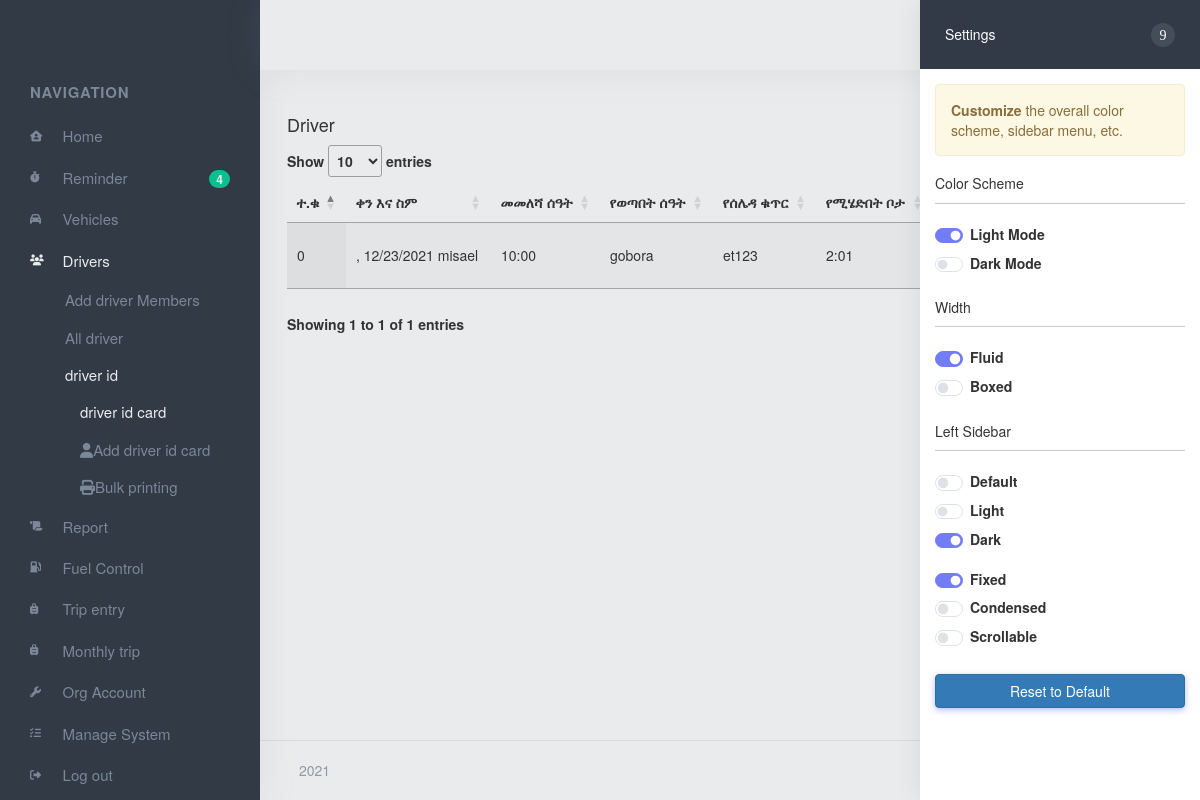
The app's page /driverid/idcard.php with its own data.
### tables this page shows
CREATE TABLE `idcard` (
  `id` int(11) NOT NULL,
  `Firstname` varchar(255) DEFAULT NULL,
  `Sirname` varchar(255) DEFAULT NULL,
  `Mtitle` varchar(255) DEFAULT NULL,
  `Rank` varchar(255) DEFAULT NULL,
  `Department` varchar(255) DEFAULT NULL,
  `Email` varchar(255) DEFAULT NULL,
  `Staffid` varchar(255) DEFAULT NULL,
  `Online` varchar(255) DEFAULT NULL,
  `Picname` varchar(255) DEFAULT NULL,
  `Time` bigint(255) DEFAULT NULL
);

### driverid/idcard.php (the view, shortened to what this page needs)
<?php
include("db_connect.php");
?>
<!DOCTYPE html>
<html lang="en">
    <head>
        <link href="../home/assets/css/icons.min.css" rel="stylesheet" type="text/css">
        <link href="../home/assets/css/app.min.css" rel="stylesheet" type="text/css" id="light-style">
        <link href="../home/assets/css/app-dark.min.css" rel="stylesheet" type="text/css" id="dark-style">
<link href="admin/css/bootstrap.css" rel='stylesheet' type='text/css' />
<link href="admin/css/custom.css" rel="stylesheet">
<link rel="stylesheet" type="text/css" href="script/sweetalert.css">
<link href="css/animate.min.css" rel="stylesheet"/>
      <link rel="stylesheet" href="css/bootstrap-dropdownhover.css">
<link rel="stylesheet" href="https://cdn.datatables.net/1.10.16/css/jquery.dataTables.min.css"/>
<link rel="stylesheet" href="https://cdn.datatables.net/buttons/1.5.1/css/buttons.dataTables.min.css"/>
    </head>
    <body class="loading" data-layout-config='{"leftSideBarTheme":"dark","layoutBoxed":false, "leftSidebarCondensed":false, "leftSidebarScrollable":false,"darkMode":false, "showRightSidebarOnStart": true}'>
        <div class="wrapper">
            <?php include "../home/rightsidebar.php" ?>
            <?php include "../driverid/leftsidemenu.php" ?>
            <div class="content-page">
                <div class="content">
<?php include "../home/topbar.php" ?>
                    <div class="container-fluid">
                        <div class="charts my-5">
			<div class="mid-content-top charts-grids">
				<div class="middle-content">
						<h4 class="title">Driver</h4>
					     <table id="example" class="display nowrap" style="width:100%">
        <thead>
            <tr>
            	<th>ተ.ቁ</th>
                <th>ቀን እና ስም </th>
                <th>መመለሻ ሰዓት </th>
                <th>የወጣበት ሰዓት </th>
                <th>የሰሌዳ ቁጥር</th>
                <th> የሚሄድበት ቦታ</th>
                <th>PRINT</th>
                <th>EDIT</th>
                <th>DELETE</th>
            </tr>
        </thead>
        <tbody>
        	 <?php   $sqlmember ="SELECT * FROM idcard ";
			       $retrieve = mysqli_query($db,$sqlmember);
				                    $count=0;
                     while($found = mysqli_fetch_array($retrieve))
	                 {
                       $title=$found['Mtitle'];$firstname=$found['Firstname'];$sirname=$found['Sirname'];$rank=$found['Rank'];
                       $id=$found['id'];$dept=$found['Department'];$contact=$found['Email'];
			                $count=$count+1;  $get_time=$found['Time']; $time=time(); $pass=$found['Staffid'];
			      echo"<tr>    <td>$id</td>
                             <td>$title , $firstname $sirname</td>
                             <td>$pass</td>
                             <td>$rank</td>
			                 <td>$dept</td>
			                 <td>$contact</td>
			                 <td>
			                   <a  href='card.php?id=$id' class='btn my-2  btn-success' title='click to print report' ><span class='glyphicon glyphicon-print' style='color:white;'></span></a>
                              </td>
			                 <td>
			                   <a data-toggle='modal' data-id='$id' data-ie='$firstname'   data-if='$sirname' data-ig='$rank' data-ih='$dept' data-ij='$contact' data-ik='$pass' class='open-Passwords btn  btn-info' title='edit user details' href='#Passwords'><span class='glyphicon glyphicon-edit' style='color:white;'></span></a>
			                 </td>
			                 <td>
			                   <a data-id='$id'  class='open-Delete btn  btn-danger' title='delete user' ><span class='glyphicon glyphicon-trash' style='color:white;'></span></a>
			                 </td>
                             </tr>";
					 }
		           	?>
            </tbody>
    </table>
				        </div>
				</div>
			</div>
                    </div>
                </div>
<?php include "../home/footer.php" ?>
    </body>
</html>

### records on screen
idcard: id "0", Firstname "12/23/2021", Sirname "misael", Staffid "10:00", Rank "gobora", Department "et123", Email "2:01"
